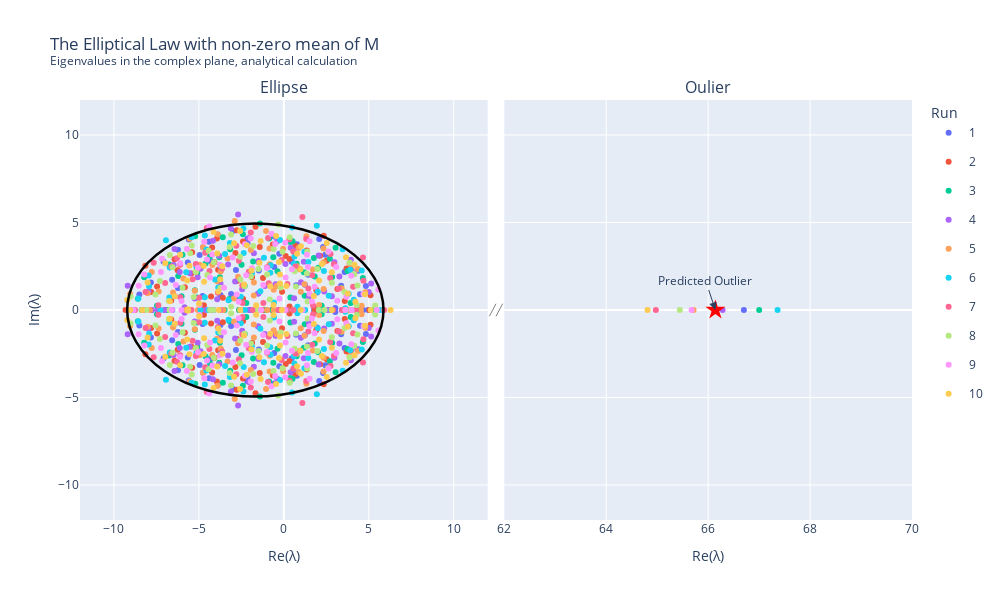

The notebook cell this image was saved under:
### Code cell
# plot data
df1 = appended_data[appended_data['re']<20]
df2 = appended_data[appended_data['re']>20]

# organize datafames with different x-axes in a dict
dfs = {'df1': df1,
       'df2': df2
}

# subplot setup
colors = px.colors.qualitative.Plotly
fig = make_subplots(rows=1, cols=len(dfs.keys()), horizontal_spacing = 0.02, subplot_titles=("Ellipse", "Oulier"))
fig.update_layout(title = "Broken / discontinued / gapped x-axis")

# Assign columns from dataframes in dict to the correct subplot
for i, dfd in enumerate(dfs, start =1):
    for j, run in enumerate(dfs[dfd]['run'].unique()):
        df_ = dfs[dfd]
        df_ = df_[df_['run']==run]
        fig.add_trace(go.Scatter(x=df_['re'],
                        y=df_['im'],
                        mode = 'markers',
                        name=run,
                        marker_color=colors[j],
                        legendgroup = run,
                        showlegend = True if i == 1 else False,
                        ), row=1, col=i)

# ellipse
fig.add_shape(type="circle",
    xref="x", yref="y",
    x0=x0, y0=y0, x1=x1, y1=y1,
    line_color="black",
    line_width = 2.5
)

# predicted outlier 
fig.add_trace(go.Scatter(x=[out_lambda], y=[0], 
                        mode = 'markers',
                        marker_color = 'red',
                        marker_symbol = 'star',
                        showlegend=False,
                        marker_size = 15), row=1, col=2)

fig.add_annotation(x=out_lambda, y=0,
            text="Predicted Outlier",
            showarrow=True,
            arrowhead=2,
            arrowsize=1.5,
            arrowwidth=1,
            row=1, col=2)

# make the plot nice
fig.update_yaxes(range=[-12, 12], )
fig.update_yaxes(showticklabels=False, row=1, col=2)

fig.update_xaxes(range=[-12, 12], title_text='Re(λ)', row=1, col=1)
fig.update_xaxes(range=[62, 70], title_text='Re(λ)', row=1, col=2)

# a little aesthetic adjustment
fig.add_shape(type="line",
    x0=0.50, y0=0.5-0.015, x1=0.508, y1=0.5+0.015,
    line=dict(color="grey",width=1),
    xref = 'paper',
    yref = 'paper'
)

fig.add_shape(type="line",
    x0=0.492, y0=0.5-0.015, x1=0.5, y1=0.5+0.015,
    line=dict(color="grey",width=1),
    xref = 'paper',
    yref = 'paper'
)

# layout
fig.update_layout(
    height=600, width=1000, 
    title_text="The Elliptical Law with non-zero mean of M <br><sup>Eigenvalues in the complex plane, analytical calculation</sup>", 
    yaxis_title="Im(λ)",
    legend_title="Run")

if savegit: 
    path = "images/hw04_ellipticallaw_analytical.png"
    fig.write_image(path)
    display(Image(path))
    
else:
    fig.show()
